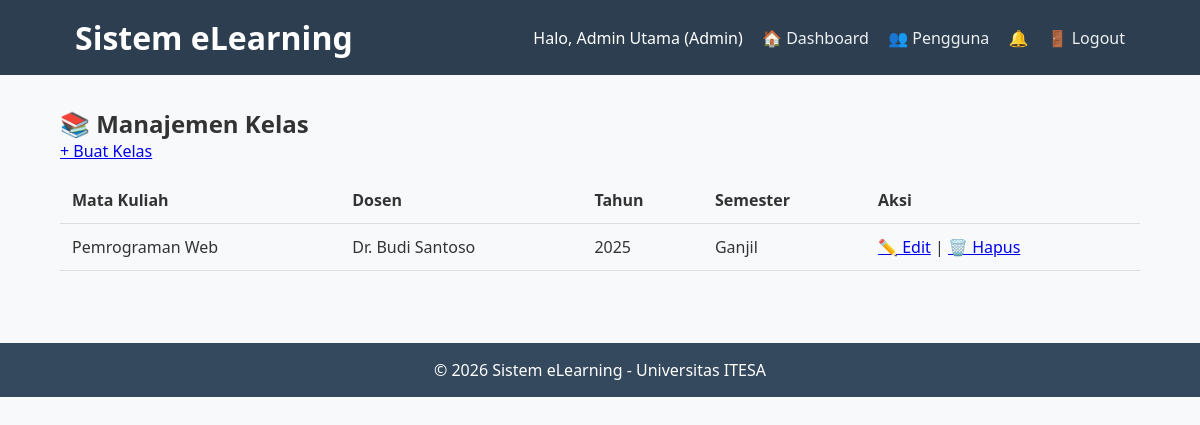
The app's page /admin/manage_classes.php (signed in), older data.
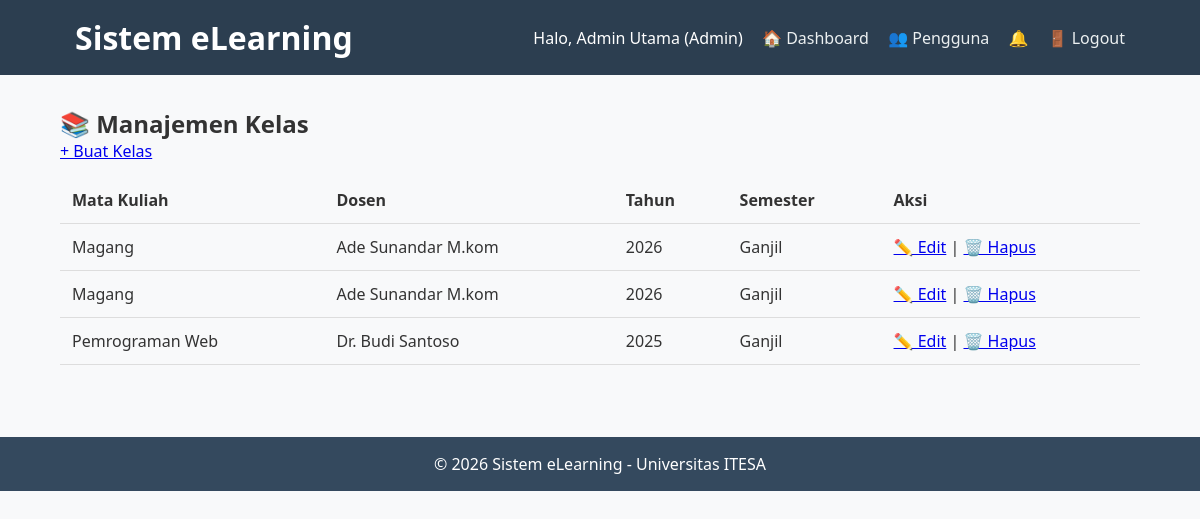
The same page, newer data.
### tables this page shows
CREATE TABLE `classes` (
  `id` int(11) NOT NULL,
  `id_course` int(11) NOT NULL,
  `id_dosen` int(11) NOT NULL,
  `tahun_akademik` year(4) NOT NULL,
  `semester` enum('Ganjil','Genap') NOT NULL
);

CREATE TABLE `courses` (
  `id` int(11) NOT NULL,
  `kode_mk` varchar(20) NOT NULL,
  `nama_mk` varchar(100) NOT NULL,
  `deskripsi` text DEFAULT NULL,
  `sks` tinyint(4) NOT NULL CHECK (`sks` between 1 and 6)
);

CREATE TABLE `users` (
  `id` int(11) NOT NULL,
  `username` varchar(50) NOT NULL,
  `password` varchar(255) NOT NULL,
  `nama_lengkap` varchar(100) NOT NULL,
  `email` varchar(100) NOT NULL,
  `role` enum('admin','dosen','mahasiswa') NOT NULL
);

### admin/manage_classes.php (the view, shortened to what this page needs)
<?php
require_once '../includes/header.php';
$stmt = $pdo->prepare("
    SELECT c.id, co.nama_mk, u.nama_lengkap AS dosen, c.tahun_akademik, c.semester
    FROM classes c
    JOIN courses co ON c.id_course = co.id
    JOIN users u ON c.id_dosen = u.id
    ORDER BY c.tahun_akademik DESC
");
$stmt->execute();
$classes = $stmt->fetchAll();
?>
<h2>📚 Manajemen Kelas</h2>
<a href="create_class.php" class="btn">+ Buat Kelas</a>
<table class="table">
    <thead>
        <tr>
            <th>Mata Kuliah</th>
            <th>Dosen</th>
            <th>Tahun</th>
            <th>Semester</th>
            <th>Aksi</th>
        </tr>
    </thead>
    <tbody>
        <?php foreach ($classes as $c): ?>
        <tr>
            <td><?= htmlspecialchars($c['nama_mk']) ?></td>
            <td><?= htmlspecialchars($c['dosen']) ?></td>
            <td><?= $c['tahun_akademik'] ?></td>
            <td><?= $c['semester'] ?></td>
            <td>
                <a href="edit_class.php?id=<?= $c['id'] ?>">✏️ Edit</a> |
                <a href="delete_class.php?id=<?= $c['id'] ?>" onclick="return confirm('Hapus kelas ini?')">🗑️ Hapus</a>
            </td>
        </tr>
        <?php endforeach; ?>
    </tbody>
</table>
<?php include '../includes/footer.php'; ?>

Row changes from the older to the newer data that the page shows:
added classes: id_course.nama_mk "Magang", id_dosen.nama_lengkap "Ade Sunandar M.kom", tahun_akademik "2026", semester "Ganjil"
added classes: id_course.nama_mk "Magang", id_dosen.nama_lengkap "Ade Sunandar M.kom", tahun_akademik "2026", semester "Ganjil"
